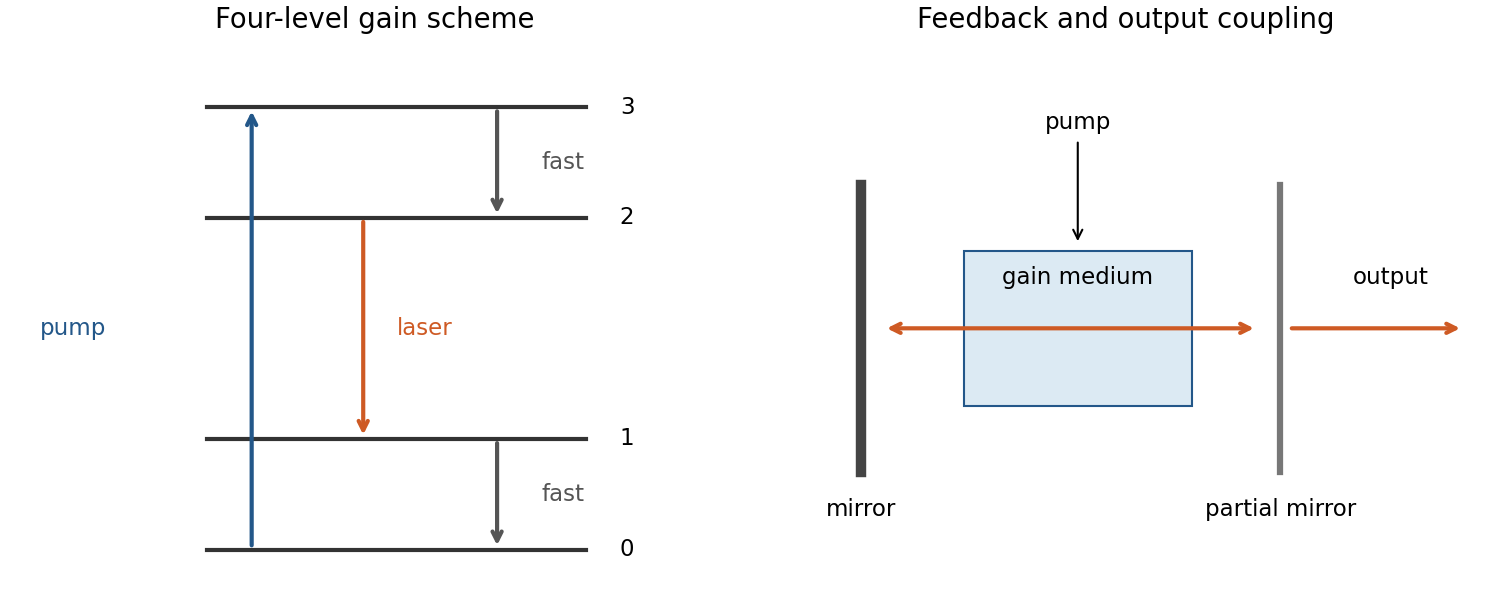

The script that drew this image:
"""Original analytical diagram; Python 3.14, NumPy 2.3, Matplotlib 3.10. Writes basename into cwd."""
from pathlib import Path
import numpy as np
import matplotlib
matplotlib.use('Agg')
import matplotlib.pyplot as plt
plt.rcParams.update({'font.size':11,'axes.spines.top':False,'axes.spines.right':False})

from matplotlib.patches import Rectangle
fig,axes=plt.subplots(1,2,figsize=(10,4),layout='constrained')
a=axes[0]
for y,label in [(0,'0'),(1,'1'),(3,'2'),(4,'3')]:
 a.plot([.8,2.5],[y,y],color='0.2',lw=2);a.text(2.65,y,label,va='center')
def arrow(x,y,z,color,text,tx):
 a.annotate('',(x,z),(x,y),arrowprops={'arrowstyle':'->','lw':2,'color':color});a.text(tx,(y+z)/2,text,va='center',color=color)
arrow(1,0,4,'#235789','pump',.05)
arrow(2.1,4,3,'#555555','fast',2.3)
arrow(1.5,3,1,'#ce5a24','laser',1.65)
arrow(2.1,1,0,'#555555','fast',2.3)
a.set(xlim=(-.1,3.2),ylim=(-.4,4.6),title='Four-level gain scheme');a.axis('off')
b=axes[1];b.set(xlim=(0,10),ylim=(0,5),title='Feedback and output coupling');b.axis('off')
b.add_patch(Rectangle((2.8,1.7),3.1,1.4,fc='#dceaf3',ec='#235789'))
b.text(4.35,2.8,'gain medium',ha='center');b.annotate('pump',(4.35,3.15),(4.35,4.2),ha='center',arrowprops={'arrowstyle':'->'})
b.plot([1.4,1.4],[1.1,3.7],lw=5,color='#444444');b.plot([7.1,7.1],[1.1,3.7],lw=3,color='#777777')
b.annotate('',(6.8,2.4),(1.7,2.4),arrowprops={'arrowstyle':'<->','lw':2,'color':'#ce5a24'})
b.annotate('',(9.6,2.4),(7.2,2.4),arrowprops={'arrowstyle':'->','lw':2,'color':'#ce5a24'})
b.text(1.4,.7,'mirror',ha='center');b.text(7.1,.7,'partial mirror',ha='center');b.text(8.6,2.8,'output',ha='center')
fig.savefig(Path(__file__).with_suffix('.png').name,dpi=150,facecolor='white')
